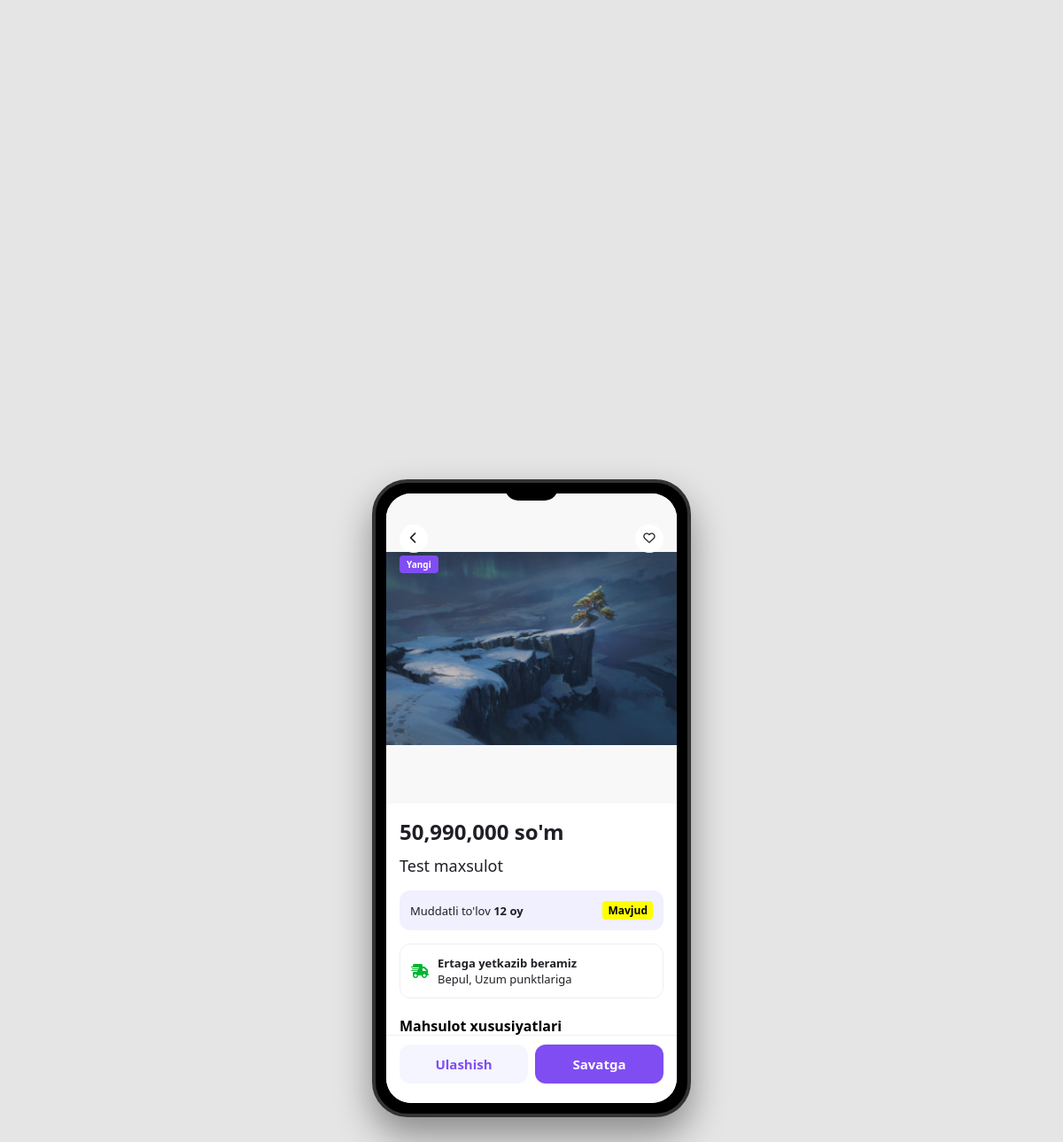
Page /product/test-maxsulot/ on the committed database.
### app/models.py (models this page shows, shortened)
class BaseCreatedModel(models.Model):
    created_at = models.DateTimeField(auto_now_add=True)
    updated_at = models.DateTimeField(auto_now=True)
    class Meta:
        abstract = True

class UzumProduct(BaseCreatedModel):
    name = models.CharField(max_length=100)
    slug = models.SlugField( max_length=300, unique=True, blank=True, editable=False)
    price = models.PositiveIntegerField()
    aksi_narx = models.PositiveSmallIntegerField( validators=[MinValueValidator(0), MaxValueValidator(100)], default=0)
    about = models.TextField()
    count = models.PositiveIntegerField(default=2)
    is_active = models.BooleanField(default=True)
    info = models.JSONField(default=default_uzum_info, blank=True)
    category = models.ForeignKey(
        Kategoriy,
        on_delete=models.CASCADE,
        related_name='products'
    )

class UzumProductImage(BaseCreatedModel):
    image = models.ImageField(upload_to='maxsulot_rasm/')
    product = models.ForeignKey(UzumProduct, on_delete=models.CASCADE, related_name='images')

### app/views.py (the view)
# urls.py: path('product/<slug:slug>/', ProductDetailsViuw.as_view(), name='product_details'),
class ProductDetailsViuw(DetailView):
    model = UzumProduct
    template_name = 'products/product_details.html'
    context_object_name = 'uzumproduct'
    slug_field = "slug"

### app/context_processors.py (called while the page is built)
def cart_item_count(request):
    count = 0
    if request.user.is_authenticated:
        count = ShopingModel.objects.filter(user=request.user).count()
    return {'cart_item_count': count}

### templates/products/product_details.html (shortened to what this page needs)
<!doctype html>
<html lang="uz">
<head>
    <link rel="stylesheet" href="https://cdnjs.cloudflare.com/ajax/libs/font-awesome/6.4.0/css/all.min.css" />
</head>
<body>
    {% load humanize %}
    <div class="phone">
        <div class="notch"></div>
        <div class="screen">
            <div class="top-nav">
                <button class="icon-btn" onclick="history.back()">
                    <i class="fa-solid fa-chevron-left"></i>
                </button>
                <div style="display: flex; gap: 8px">
                    <button class="icon-btn">
                        <i class="fa-regular fa-heart"></i>
                    </button>
                </div>
            </div>
            <div class="main-content">
                <div class="image-slider">
                    <span class="new-tag">Yangi</span>
                    {% if uzumproduct.images.all %}
                        <img src="{{ uzumproduct.images.all.0.image.url }}" alt="{{ uzumproduct.name }}" />
                    {% else %}
                        <img src="https://via.placeholder.com/500" alt="Rasm yo'q" />
                    {% endif %}
                </div>
                <div class="p-15">
                    <div class="price-section">
                        <span class="price-now">{{ uzumproduct.price|intcomma }} so'm</span>
                    </div>
                    <h1 class="title">{{ uzumproduct.name |capfirst  }}</h1>
                    <div class="installment">
                        <span class="inst-label">Muddatli to'lov <b>12 oy</b></span>
                        <span class="inst-amount">Mavjud</span>
                    </div>
                    <div class="delivery">
                        <i class="fa-solid fa-truck-fast"></i>
                        <span><b>Ertaga yetkazib beramiz</b><br />Bepul, Uzum punktlariga</span>
                    </div>
                    <div class="specs">
                        <h3 class="specs-title">Mahsulot xususiyatlari</h3>
                        <div class="spec-item">
                            <span class="spec-key">Kategoriya</span>
                            <span class="spec-val">{{ uzumproduct.category.name |capfirst  }}</span>
                        </div>
                        <div class="spec-item">
                            <span class="spec-key">Holati</span>
                            <span class="spec-val">Yangi</span>
                        </div>
                    </div>
                </div>
            </div>
            <div class="action-bar">
                <a href="https://example.com/share" style="text-decoration: none;">
                    <button type="button" class="btn-secondary">Ulashish</button>
                </a>
                <form action="{% url 'shoping_cart_create' %}" method="POST">
                    <button type="submit" class="btn-primary">Savatga</button>
                </form>
            </div>
        </div>
    </div>
</body>
</html>

### templates/products/product_details.html (style rules this page uses)
* { margin: 0; padding: 0; box-sizing: border-box; font-family: "Segoe UI", Roboto, sans-serif; }
body { background: #e5e5e5; display: flex; justify-content: center; align-items: center; min-height: 100vh; }
.phone { width: 360px; height: 720px; background: #000; border-radius: 40px; padding: 12px; box-shadow: 0 20px 40px rgba(0, 0, 0, 0.4); position: relative; border: 4px solid #333; }
.screen { width: 100%; height: 100%; background: #ffffff; border-radius: 28px; overflow: hidden; position: relative; display: flex; flex-direction: column; }
.top-nav { position: absolute; top: 0; width: 100%; padding: 35px 15px 10px; display: flex; justify-content: space-between; z-index: 10; }
.icon-btn { width: 32px; height: 32px; background: rgba(255, 255, 255, 0.9); border-radius: 50%; display: flex; align-items: center; justify-content: center; color: #1f2026; cursor: pointer; border: none; }
.main-content { flex: 1; overflow-y: auto; padding-bottom: 80px; scrollbar-width: none; }
.image-slider { width: 100%; height: 350px; background: #f8f8f8; position: relative; }
.image-slider img { width: 100%; height: 100%; object-fit: contain; }
.new-tag { position: absolute; top: 70px; left: 15px; background: #7f4df2; color: #fff; padding: 3px 8px; border-radius: 4px; font-size: 10px; font-weight: bold; z-index: 5; }
.p-15 { padding: 15px; }
.price-section { margin-bottom: 10px; }
.price-now { font-size: 24px; font-weight: 700; color: #1f2026; }
.title { font-size: 18px; color: #1f2026; margin: 8px 0; line-height: 1.4; font-weight: 500; }
.installment { background: #f0f0ff; padding: 12px; border-radius: 12px; display: flex; justify-content: space-between; align-items: center; margin: 15px 0; }
.inst-label { font-size: 13px; color: #1f2026; }
.inst-amount { background: #ff0; padding: 2px 6px; border-radius: 4px; font-weight: 700; font-size: 12px; }
.delivery { display: flex; align-items: center; gap: 10px; padding: 12px; border: 1px solid #eee; border-radius: 12px; margin-bottom: 20px; }
.delivery i { color: #00b533; }
.delivery span { font-size: 13px; color: #1f2026; }
.specs-title { font-size: 16px; font-weight: 700; margin-bottom: 12px; }
.spec-item { display: flex; justify-content: space-between; padding: 8px 0; border-bottom: 1px dashed #eee; }
.spec-key { font-size: 13px; color: #8b8e99; }
.spec-val { font-size: 13px; color: #1f2026; font-weight: 500; }
.action-bar { position: absolute; bottom: 0; width: 100%; background: #fff; padding: 10px 15px 22px; border-top: 1px solid #eee; display: flex; gap: 8px; z-index: 20; }
.action-bar > a, .action-bar > form { flex: 1; }
.btn-secondary, .btn-primary { width: 100%; height: 44px; border: none; border-radius: 12px; font-weight: 600; font-size: 15px; cursor: pointer; display: flex; align-items: center; justify-content: center; transition: 0.2s; }
.btn-secondary { background: #f4f5ff; color: #7f4df2; }
.btn-primary { background: #7f4df2; color: #fff; }
.notch { width: 60px; height: 20px; background: #000; position: absolute; top: 0; left: 50%; transform: translateX(-50%); border-bottom-left-radius: 15px; border-bottom-right-radius: 15px; z-index: 100; }

### rows in the picture
UzumProduct: images.all.0.image (picture), price "50,990,000", name "Test maxsulot"
